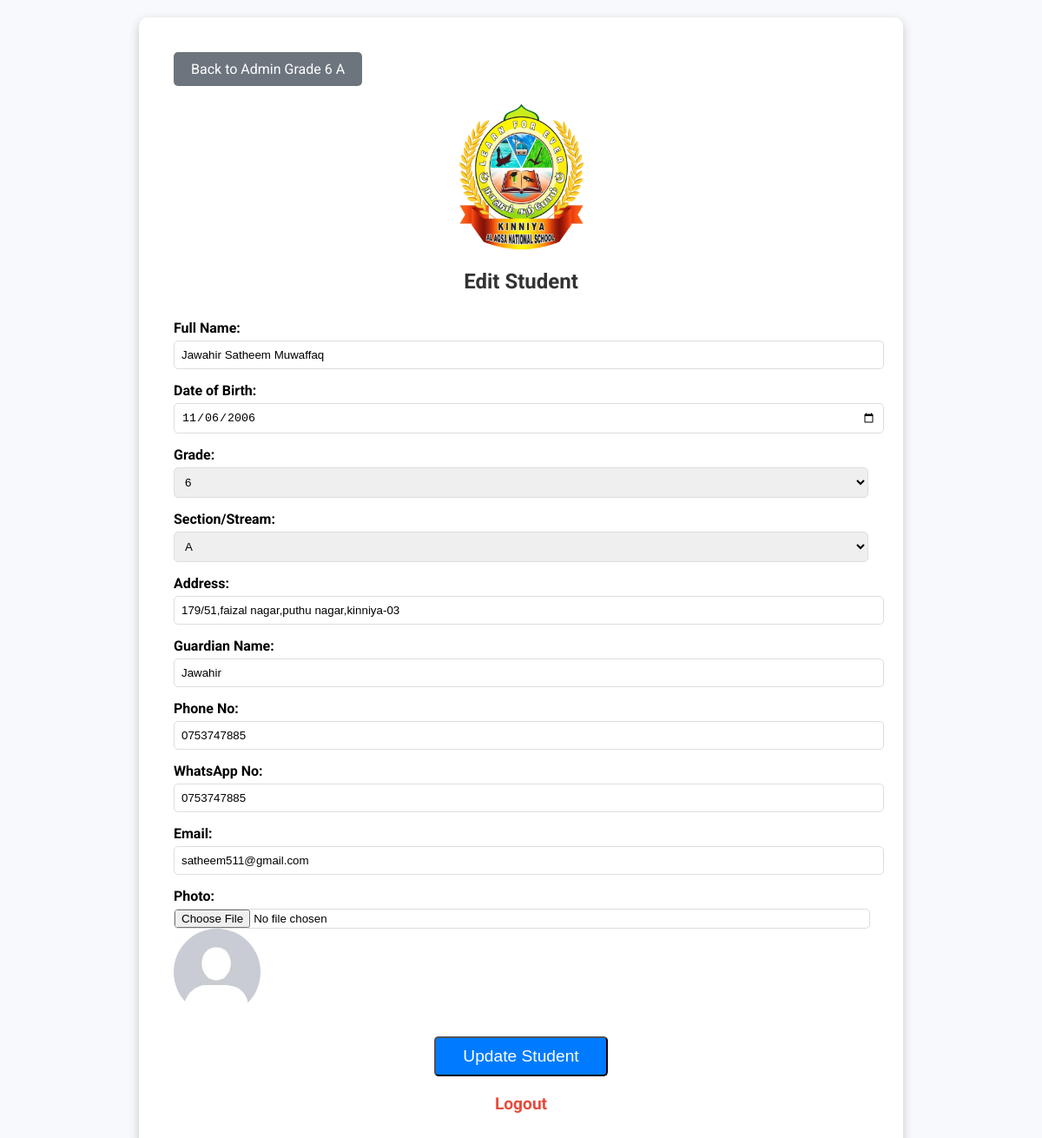
The page /edit_student.php?student_id=16468 (signed in) on the database its author committed.
### tables this page shows
CREATE TABLE `students` (
  `serial_no` int(11) NOT NULL,
  `student_id` varchar(10) NOT NULL,
  `full_name` varchar(255) NOT NULL,
  `date_of_birth` date NOT NULL,
  `grade` varchar(5) NOT NULL,
  `section` varchar(30) NOT NULL,
  `address` varchar(255) NOT NULL,
  `guardian_name` varchar(255) NOT NULL,
  `phone_no` varchar(15) NOT NULL,
  `whatsapp_no` varchar(15) DEFAULT NULL,
  `email` varchar(255) NOT NULL,
  `photo_path` varchar(255) DEFAULT NULL
);

### edit_student.php (the view, shortened to what this page needs)
<?php
$host = 'localhost';
$db = 'school';
$user = 'root';
$pass = '';
$conn = new mysqli($host, $user, $pass, $db);
$student = [];
if (isset($_GET['student_id'])) {
    $student_id = $_GET['student_id'];
    $stmt = $conn->prepare("SELECT * FROM students WHERE student_id = ?");
    $stmt->bind_param("s", $student_id);
    $stmt->execute();
    $student = $stmt->get_result()->fetch_assoc();
}
?>
<!DOCTYPE html>
<html lang="en">
<head>
</head>
<body>
    <div class="container">
        <a href="admin_grade_6_A.php" class="back-button">Back to Admin Grade 6 A</a>
        <img src="img/logo3.png" alt="School Logo" class="logo">
        <h2>Edit Student</h2>
        <form action="edit_student.php" method="post" enctype="multipart/form-data">
            <div class="form-group">
                <label for="full_name">Full Name:</label>
                <input type="text" id="full_name" name="full_name" value="<?php echo htmlspecialchars($student['full_name'] ?? ''); ?>" required>
            </div>
            <div class="form-group">
                <label for="date_of_birth">Date of Birth:</label>
                <input type="date" id="date_of_birth" name="date_of_birth" value="<?php echo htmlspecialchars($student['date_of_birth'] ?? ''); ?>" required>
            </div>
            <div class="form-group">
                <label for="grade">Grade:</label>
                <select id="grade" name="grade" required onchange="updateSections()">
                    <?php for ($i = 6; $i <= 13; $i++): ?>
                        <option value="<?php echo $i; ?>" <?php echo (isset($student['grade']) && $student['grade'] == $i) ? 'selected' : ''; ?>><?php echo $i; ?></option>
                    <?php endfor; ?>
                </select>
            </div>
            <div class="form-group">
                <label for="section">Section/Stream:</label>
                <select id="section" name="section" required>
                    <option value="">Select Section</option>
                </select>
            </div>
            <div class="form-group">
                <label for="address">Address:</label>
                <input type="text" id="address" name="address" value="<?php echo htmlspecialchars($student['address'] ?? ''); ?>" required>
            </div>
            <div class="form-group">
                <label for="guardian_name">Guardian Name:</label>
                <input type="text" id="guardian_name" name="guardian_name" value="<?php echo htmlspecialchars($student['guardian_name'] ?? ''); ?>" required>
            </div>
            <div class="form-group">
                <label for="phone_no">Phone No:</label>
                <input type="text" id="phone_no" name="phone_no" value="<?php echo htmlspecialchars($student['phone_no'] ?? ''); ?>" required>
            </div>
            <div class="form-group">
                <label for="whatsapp_no">WhatsApp No:</label>
                <input type="text" id="whatsapp_no" name="whatsapp_no" value="<?php echo htmlspecialchars($student['whatsapp_no'] ?? ''); ?>">
            </div>
            <div class="form-group">
                <label for="email">Email:</label>
                <input type="email" id="email" name="email" value="<?php echo htmlspecialchars($student['email'] ?? ''); ?>" required>
            </div>
            <div class="form-group">
                <label for="photo">Photo:</label>
                <input type="file" id="photo" name="photo">
                <?php if (!empty($student['photo_path'])): ?>
                    <img src="<?php echo htmlspecialchars($student['photo_path']); ?>" alt="Student Photo" class="student-photo">
                <?php endif; ?>
            </div>
            <button type="submit" class="button">Update Student</button>
        </form>
        <div class="logout-link">
            <a href="logout.php">Logout</a>
        </div>
    </div>
</body>
</html>

### edit_student.php (style rules this page uses)
body { font-family: 'Roboto', sans-serif; background-color: #f7f9fc; margin: 0; padding: 20px; }
.container { max-width: 800px; margin: 0 auto; background: #ffffff; padding: 40px; border-radius: 10px; box-shadow: 0 4px 12px rgba(0, 0, 0, 0.2); }
.logo { display: block; max-width: 150px; margin: 0 auto 20px; }
h2 { font-weight: 700; color: #333; text-align: center; margin-bottom: 30px; }
.form-group { margin-bottom: 15px; }
.form-group label { display: block; font-weight: bold; margin-bottom: 5px; }
.form-group input, .form-group select { width: 100%; padding: 8px; border: 1px solid #ddd; border-radius: 5px; }
.form-group input[type="file"] { padding: 0; }
.button { display: block; width: 200px; margin: 20px auto; padding: 10px; text-align: center; background: #007bff; color: white; font-size: 1.2em; text-decoration: none; border-radius: 5px; }
.back-button { display: inline-block; margin-bottom: 20px; padding: 10px 20px; background: #6c757d; color: white; text-decoration: none; border-radius: 5px; font-size: 1em; text-align: center; }
.logout-link { text-align: center; margin-top: 20px; }
.logout-link a { color: #e74c3c; text-decoration: none; font-weight: 700; font-size: 1.2em; transition: color 0.3s ease; }
.student-photo { width: 100px; height: 100px; object-fit: cover; border-radius: 50%; }

### rows shown on the page
students: full_name "Jawahir Satheem Muwaffaq", date_of_birth "11/06/2006", grade "6", address "179/51,faizal nagar,puthu nagar,kinniya-03", guardian_name "Jawahir", phone_no "0753747885", whatsapp_no "0753747885", email "satheem511@gmail.com", photo_path (picture)
